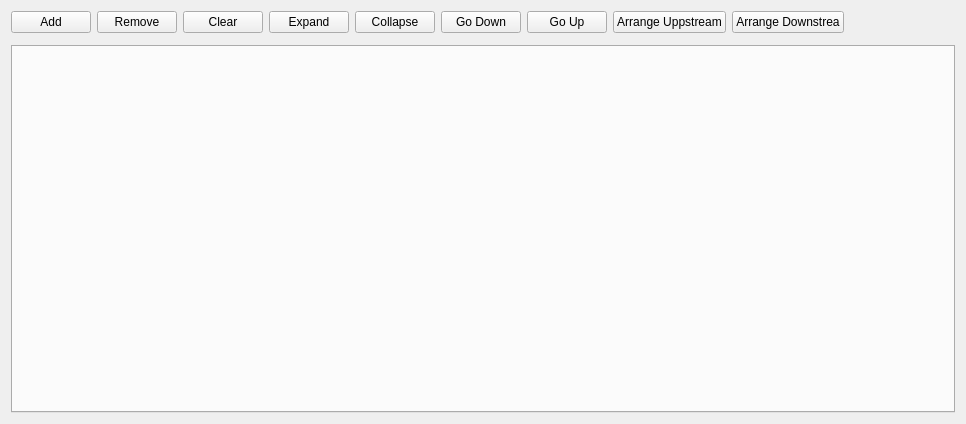
<?xml version="1.0" encoding="UTF-8"?>
<ui version="4.0">
 <class>Form</class>
 <widget class="QWidget" name="Form">
  <property name="geometry">
   <rect>
    <x>0</x>
    <y>0</y>
    <width>966</width>
    <height>424</height>
   </rect>
  </property>
  <property name="windowTitle">
   <string>Form</string>
  </property>
  <layout class="QVBoxLayout" name="verticalLayout">
   <item>
    <layout class="QHBoxLayout" name="horizontalLayout">
     <item>
      <widget class="QPushButton" name="pushButton_add">
       <property name="text">
        <string>Add</string>
       </property>
      </widget>
     </item>
     <item>
      <widget class="QPushButton" name="pushButton_del">
       <property name="text">
        <string>Remove</string>
       </property>
      </widget>
     </item>
     <item>
      <widget class="QPushButton" name="pushButton_clear">
       <property name="text">
        <string>Clear</string>
       </property>
      </widget>
     </item>
     <item>
      <widget class="QPushButton" name="pushButton_expand">
       <property name="text">
        <string>Expand</string>
       </property>
      </widget>
     </item>
     <item>
      <widget class="QPushButton" name="pushButton_collapse">
       <property name="text">
        <string>Collapse</string>
       </property>
      </widget>
     </item>
     <item>
      <widget class="QPushButton" name="pushButton_down">
       <property name="text">
        <string>Go Down</string>
       </property>
      </widget>
     </item>
     <item>
      <widget class="QPushButton" name="pushButton_up">
       <property name="text">
        <string>Go Up</string>
       </property>
      </widget>
     </item>
     <item>
      <widget class="QPushButton" name="pushButton_arrange_upstream">
       <property name="text">
        <string>Arrange Uppstream</string>
       </property>
      </widget>
     </item>
     <item>
      <widget class="QPushButton" name="pushButton_arrange_downstream">
       <property name="text">
        <string>Arrange Downstrea</string>
       </property>
      </widget>
     </item>
     <item>
      <spacer name="horizontalSpacer">
       <property name="orientation">
        <enum>Qt::Horizontal</enum>
       </property>
       <property name="sizeHint" stdset="0">
        <size>
         <width>40</width>
         <height>20</height>
        </size>
       </property>
      </spacer>
     </item>
    </layout>
   </item>
   <item>
    <widget class="WidgetBreadcrumb" name="widget_breadcrumb" native="true"/>
   </item>
   <item>
    <widget class="QTabWidget" name="tabWidget">
     <property name="currentIndex">
      <number>-1</number>
     </property>
    </widget>
   </item>
  </layout>
 </widget>
 <customwidgets>
  <customwidget>
   <class>WidgetBreadcrumb</class>
   <extends>QWidget</extends>
   <header>...widget_breadcrumb.h</header>
   <container>1</container>
  </customwidget>
 </customwidgets>
 <resources/>
 <connections/>
</ui>
